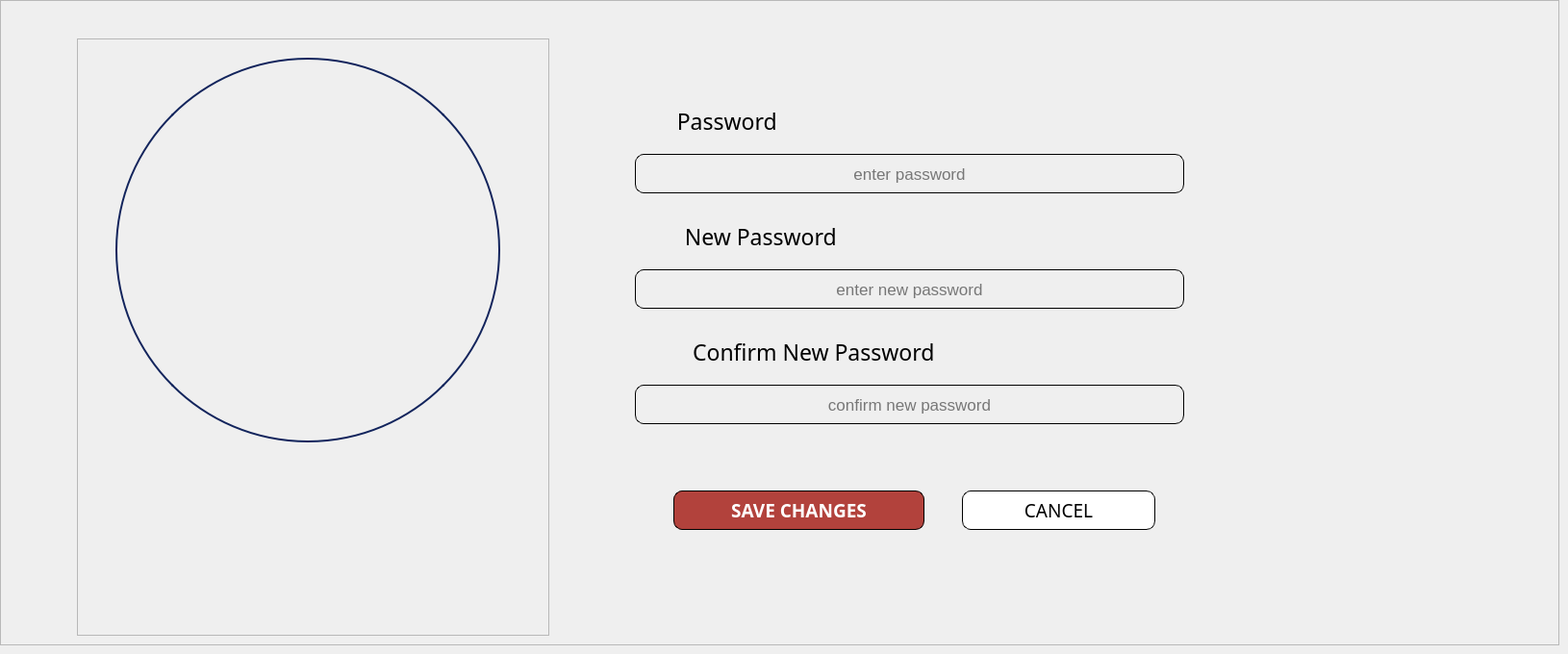
        <widget class="QWidget" name="Change_Password">
         <widget class="QFrame" name="frame_23">
          <property name="geometry">
           <rect>
            <x>0</x>
            <y>0</y>
            <width>1621</width>
            <height>671</height>
           </rect>
          </property>
          <property name="frameShape">
           <enum>QFrame::StyledPanel</enum>
          </property>
          <property name="frameShadow">
           <enum>QFrame::Raised</enum>
          </property>
          <widget class="QFrame" name="frame_25">
           <property name="geometry">
            <rect>
             <x>80</x>
             <y>40</y>
             <width>491</width>
             <height>621</height>
            </rect>
           </property>
           <property name="frameShape">
            <enum>QFrame::StyledPanel</enum>
           </property>
           <property name="frameShadow">
            <enum>QFrame::Raised</enum>
           </property>
           <widget class="QLabel" name="label_editUSER_profile_pic_2">
            <property name="geometry">
             <rect>
              <x>40</x>
              <y>20</y>
              <width>400</width>
              <height>400</height>
             </rect>
            </property>
            <property name="styleSheet">
             <string notr="true">border-radius: 200px;   /* half of 400 */
border: 2px solid #12245c;  /* optional: blue border */
</string>
            </property>
            <property name="text">
             <string/>
            </property>
            <property name="pixmap">
             <pixmap>:/JJimages/userProfilepicture.png</pixmap>
            </property>
            <property name="scaledContents">
             <bool>true</bool>
            </property>
           </widget>
          </widget>
          <widget class="QFrame" name="frame_27">
           <property name="geometry">
            <rect>
             <x>610</x>
             <y>40</y>
             <width>961</width>
             <height>431</height>
            </rect>
           </property>
           <property name="font">
            <font>
             <pointsize>7</pointsize>
            </font>
           </property>
           <property name="styleSheet">
            <string notr="true">background: transparent;</string>
           </property>
           <property name="frameShape">
            <enum>QFrame::StyledPanel</enum>
           </property>
           <property name="frameShadow">
            <enum>QFrame::Raised</enum>
           </property>
           <widget class="QLabel" name="label_68">
            <property name="geometry">
             <rect>
              <x>50</x>
              <y>70</y>
              <width>311</width>
              <height>31</height>
             </rect>
            </property>
            <property name="font">
             <font>
              <family>Poppins Medium</family>
              <pointsize>17</pointsize>
             </font>
            </property>
            <property name="text">
             <string>Password                    </string>
            </property>
            <property name="alignment">
             <set>Qt::AlignCenter</set>
            </property>
           </widget>
           <widget class="QLabel" name="label_69">
            <property name="geometry">
             <rect>
              <x>60</x>
              <y>190</y>
              <width>361</width>
              <height>31</height>
             </rect>
            </property>
            <property name="font">
             <font>
              <family>Poppins Medium</family>
              <pointsize>17</pointsize>
             </font>
            </property>
            <property name="text">
             <string>New Password                    </string>
            </property>
            <property name="alignment">
             <set>Qt::AlignCenter</set>
            </property>
           </widget>
           <widget class="QLabel" name="label_70">
            <property name="geometry">
             <rect>
              <x>50</x>
              <y>300</y>
              <width>491</width>
              <height>51</height>
             </rect>
            </property>
            <property name="font">
             <font>
              <family>Poppins Medium</family>
              <pointsize>17</pointsize>
             </font>
            </property>
            <property name="text">
             <string>Confirm New Password                    </string>
            </property>
            <property name="alignment">
             <set>Qt::AlignCenter</set>
            </property>
           </widget>
           <widget class="QLineEdit" name="lineEdit_enterpass">
            <property name="geometry">
             <rect>
              <x>50</x>
              <y>120</y>
              <width>571</width>
              <height>41</height>
             </rect>
            </property>
            <property name="font">
             <font>
              <pointsize>13</pointsize>
             </font>
            </property>
            <property name="styleSheet">
             <string notr="true">border: 1px solid #000000; 
border-radius: 9px; 
padding: 1px;</string>
            </property>
            <property name="text">
             <string/>
            </property>
            <property name="alignment">
             <set>Qt::AlignCenter</set>
            </property>
            <property name="placeholderText">
             <string>enter password</string>
            </property>
           </widget>
           <widget class="QLineEdit" name="lineEdit_enterNEWpass">
            <property name="geometry">
             <rect>
              <x>50</x>
              <y>240</y>
              <width>571</width>
              <height>41</height>
             </rect>
            </property>
            <property name="font">
             <font>
              <pointsize>13</pointsize>
             </font>
            </property>
            <property name="styleSheet">
             <string notr="true">border: 1px solid #000000; 
border-radius: 9px; 
padding: 1px;</string>
            </property>
            <property name="text">
             <string/>
            </property>
            <property name="alignment">
             <set>Qt::AlignCenter</set>
            </property>
            <property name="placeholderText">
             <string>enter new password</string>
            </property>
           </widget>
           <widget class="QLineEdit" name="lineEdit_confirmNEWpass">
            <property name="geometry">
             <rect>
              <x>50</x>
              <y>360</y>
              <width>571</width>
              <height>41</height>
             </rect>
            </property>
            <property name="font">
             <font>
              <pointsize>13</pointsize>
             </font>
            </property>
            <property name="styleSheet">
             <string notr="true">border: 1px solid #000000; 
border-radius: 9px; 
padding: 1px;</string>
            </property>
            <property name="text">
             <string/>
            </property>
            <property name="alignment">
             <set>Qt::AlignCenter</set>
            </property>
            <property name="placeholderText">
             <string>confirm new password</string>
            </property>
           </widget>
          </widget>
          <widget class="QPushButton" name="pushButton_saveNEWpassword">
           <property name="geometry">
            <rect>
             <x>700</x>
             <y>510</y>
             <width>261</width>
             <height>41</height>
            </rect>
           </property>
           <property name="font">
            <font>
             <family>Poppins Medium</family>
             <pointsize>14</pointsize>
             <weight>62</weight>
             <bold>true</bold>
            </font>
           </property>
           <property name="styleSheet">
            <string notr="true">
color: #ffffff;
border: 1px solid #000000; 
border-radius: 9px; 
padding: 3px; 
background-color: #b2423c; 
font-weight: 500;
</string>
           </property>
           <property name="text">
            <string>SAVE CHANGES</string>
           </property>
          </widget>
          <widget class="QPushButton" name="pushButton_cancelNEWpassword">
           <property name="geometry">
            <rect>
             <x>1000</x>
             <y>510</y>
             <width>201</width>
             <height>41</height>
            </rect>
           </property>
           <property name="font">
            <font>
             <family>Poppins Medium</family>
             <pointsize>14</pointsize>
            </font>
           </property>
           <property name="styleSheet">
            <string notr="true">/* Default Inactive Buttons */
QPushButton {
color: #000000;
border: 1px solid #000000; 
border-radius: 9px; 
padding: 3px; 
background-color: #ffffff; 
}
/* Hover Effect on Inactive Buttons */
QPushButton:hover {
    background-color:#dbdcd8;
color:black;
font-weight: 500;
}

/* Active Button (Current Page) */
QPushButton#activeButton {
    background-color: #dbdcd8;
    color: black;
font-weight: 500;
}
</string>
           </property>
           <property name="text">
            <string>CANCEL</string>
           </property>
          </widget>
         </widget>
        </widget>
